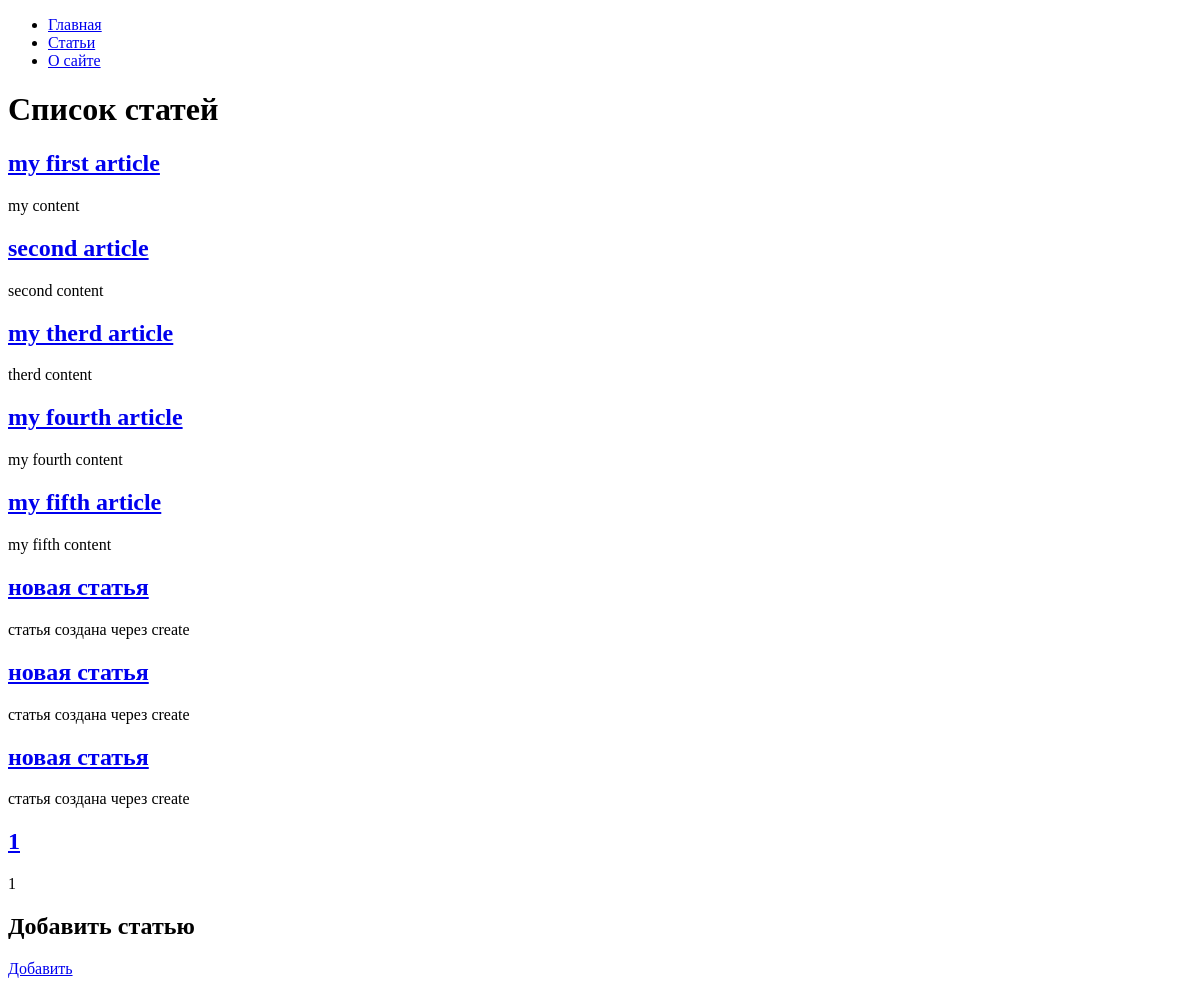
/articles/, run on an earlier commit of the app's database.
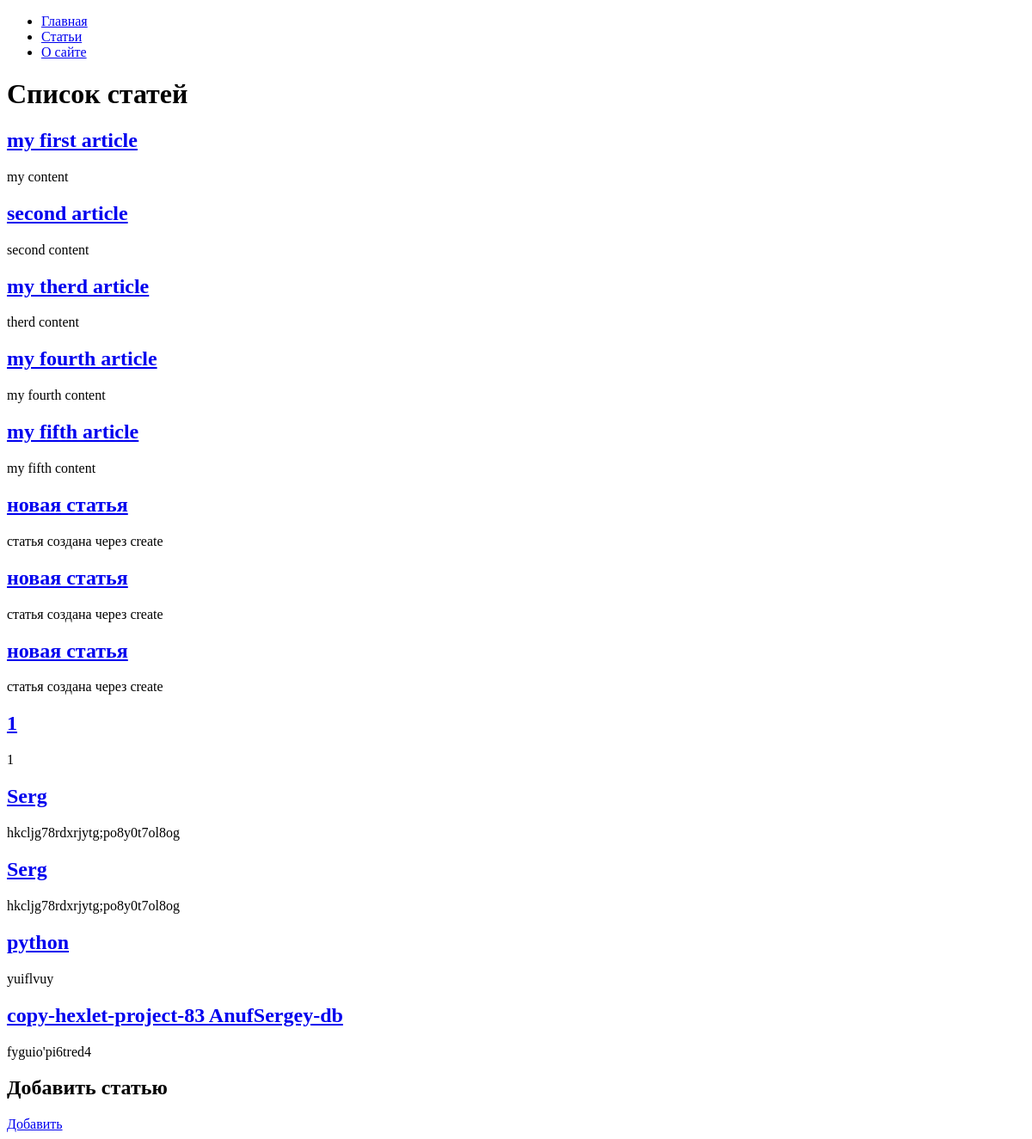
And on a later commit of the database.
### hexlet_django_blog/article/models.py (models this page shows, shortened)
class Article(models.Model):
    name = models.CharField(max_length=200)  # название статьи
    body = models.TextField()  # тело статьи
    created_at = models.DateTimeField(auto_now_add=True)
    updated_at = models.DateTimeField(auto_now=True)

### hexlet_django_blog/article/views.py (the view)
# urls.py: path("", IndexView.as_view(), name='articles_index'),
class IndexView(View):
    def get(self, request, *args, **kwargs):
        articles = Article.objects.all()[:15]
        return render(
            request,
            "articles/index.html",
            context={
                "articles": articles,
            },
        )

### hexlet_django_blog/article/templates/articles/index.html
{% extends "base.html" %}
{% block content %}
    <h1>Список статей</h1>
    {% for article in articles %}
        <h2>
            <a href="{% url 'article_show' id=article.id %}">
                {{ article.name }}
            </a>
        </h2>
        <div>{{ article.body|slice:":200" }}</div>
    {% endfor %}
    <h2>Добавить статью</h2>
        <a href="{% url 'articles_create' %}">Добавить</a>
{% endblock %}

### hexlet_django_blog/templates/base.html (shortened to what this page needs)
<!DOCTYPE html>
<html lang="en">
<head>
</head>
<body>
<div id="sidebar">
    {% block sidebar %}
        <ul>
            <li><a href="{% url 'index' %}">Главная</a></li>
            <li><a href="{% url 'articles_index' %}">Статьи</a></li>
            <li><a href="{% url 'about' %}">О сайте</a></li>
        </ul>
    {% endblock %}
</div>
<div id="content">
    {% block content %}{% endblock %}
</div>
</body>
</html>

What changed in the data, as far as the page shows it:
added Article: name "Serg", body "hkcljg78rdxrjytg;po8y0t7ol8og"
added Article: name "Serg", body "hkcljg78rdxrjytg;po8y0t7ol8og"
added Article: name "python", body "yuiflvuy"
added Article: name "copy-hexlet-project-83 AnufSergey-db", body "fyguio'pi6tred4"
